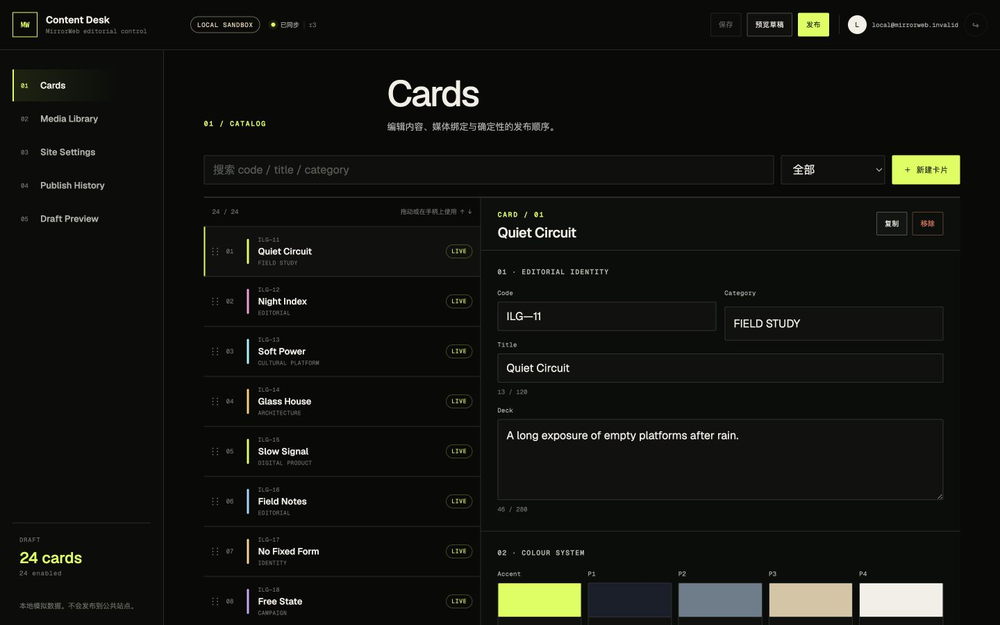
#> input picture evidence/content-admin-v1/admin-desktop.png, 1000 x 625 px, shrunk from 1440 x 900 before the run
$ python measure-layout.py ../../evidence/content-admin-v1/admin-desktop.png
#> lines starting #> are read from the running program, lines starting #| are printed output that depends on the picture; after the words box and inside, x2 and y2 are one past the last pixel; in counts of white or black regions, pixels touching at a corner belong together
#!/usr/bin/env python3
"""
Gutter-structure layout measurement for 1440x900 ILG frames.

Measures the NEGATIVE space (the dark navy void) rather than card blobs. Card
edges are gutter boundaries, which are immune to the video content inside a
card and to the sidewall/rim glow that biased the old AABB detector.

The background void is a near-black navy with R==0 and B ~= 4-6x G. Dark video
content inside a card is either neutral black (B ~= G) or lifted (R > 3), so the
chroma test separates them cleanly.

Usage: measure-layout.py <png> [<png> ...]  -> JSON on stdout
"""
from __future__ import annotations

import json
import sys
from pathlib import Path

import numpy as np
from PIL import Image

# Background void discriminator.
#
# One algorithm, two void presets, because the two sides clear to different
# colours: the Target clears to a navy that ranges ~(0,3,20)..(0,6,32) with a
# darker (0,0,6) toward the frame edge, and this build clears to a black that
# the tone-mapped pipeline lands on exactly (0,0,0). Both presets are declared
# here and the resolved one is echoed into the JSON, so any frame can be
# re-checked with the same instrument.
# bMin/bOverG are deliberately strict. Relaxing them to (4, 1.5) also resolves
# the mid-row right gutter at x=1257..1270 -- symmetric with the left one at
# 169..182, which is the cross-check that the layout is left/right symmetric --
# but it leaks into Free State's very dark video and corrupts that card's
# bottom edge, which is one of the strongest depth observations. Strict wins;
# the right gutter is redundant with the left under proven symmetry.
NAVY_VOID = {"mode": "navy", "rMax": 3, "gMax": 10, "bMin": 13, "bMax": 42, "bOverG": 2.2}
# Relaxed twin, used ONLY to split rows. The Target void darkens to ~(0,0,6)
# near the frame edge, which the strict preset misses, and that costs the whole
# top-row band. Row splitting is a coarse, full-width statistic and tolerates
# the extra leakage; per-card edge tracing does not, so it keeps the strict one.
NAVY_VOID_BANDS = {"mode": "navy-bands", "rMax": 3, "gMax": 10, "bMin": 4, "bMax": 42, "bOverG": 1.5}
BLACK_VOID = {"mode": "black", "rMax": 8, "gMax": 8, "bMin": -1, "bMax": 8, "bOverG": 0.0}
MIN_RUN = 6  # a gutter pixel must belong to a run this long on both axes


# [5 lines left out: function flat_void, not called in this run]


def void_mask(rgb: np.ndarray, void: dict) -> np.ndarray:
    a = rgb.astype(np.int16)
    R, G, B = a[:, :, 0], a[:, :, 1], a[:, :, 2]
    return (
        (R <= void["rMax"])
        & (G <= void["gMax"])
        & (B >= void["bMin"])
        & (B <= void["bMax"])
        & (B >= void["bOverG"] * G)
    )


def pick_void(rgb: np.ndarray) -> tuple[dict, dict]:
    """(edge preset, band/gutter preset) for this frame.

    The relaxed preset is used for BOTH full-width statistics: horizontal row
    bands and vertical gutters. Both require a feature to hold across most of a
    row or column, which a patch of dark video cannot do, so the extra leakage
    is harmless there. Per-card edge tracing walks single columns and is not
    robust to leakage, so it keeps the strict preset.
    """
    # The test is a FRACTION of the frame, not an absolute pixel count.
    #
    # It used to be `navy.sum() >= 20000`, which is ~1.5% of a 1440x900 frame but
    # 8% of a 667x375 one. A small viewport with a perfectly normal amount of
    # void therefore fell through to the black preset, which does not match the
    # navy background at all, and the whole frame read as one solid card: no
    # gutters, no row bands, nothing measurable. 667x375 has 16588 void pixels,
    # which is 6.6% of the frame and 3412 short of the old threshold.
    #
    # This is a detector defect that has silently degraded every small-viewport
    # measurement since F0. Fixing it can only make MORE structure measurable;
    # it does not move any gate threshold.
    navy = void_mask(rgb, NAVY_VOID)
    if navy.sum() >= 0.01 * rgb.shape[0] * rgb.shape[1]:
        return NAVY_VOID, NAVY_VOID_BANDS
    return BLACK_VOID, BLACK_VOID


def runs(flags: np.ndarray) -> list[tuple[int, int]]:
    out: list[tuple[int, int]] = []
    start = None
    for i, v in enumerate(flags):
        if v and start is None:
            start = i
        elif not v and start is not None:
            out.append((start, i - 1))
            start = None
    if start is not None:
        out.append((start, len(flags) - 1))
    return out


def despeckle(mask: np.ndarray, axis: int, min_run: int = MIN_RUN) -> np.ndarray:
    """Drop mask runs shorter than min_run along `axis`."""
    out = mask.copy()
    if axis == 0:  # vertical runs, per column
        for x in range(mask.shape[1]):
            for a, b in runs(mask[:, x]):
                if b - a + 1 < min_run:
                    out[a : b + 1, x] = False
    else:  # horizontal runs, per row
        for y in range(mask.shape[0]):
            for a, b in runs(mask[y, :]):
                if b - a + 1 < min_run:
                    out[y, a : b + 1] = False
    return out


def fit(xs, ys):
    if len(xs) < 8:
        return None
    xs = np.asarray(xs, float)
    ys = np.asarray(ys, float)
    a, b = np.polyfit(xs, ys, 1)
    res = np.abs(ys - (a * xs + b))
    keep = res <= max(2.0, float(np.quantile(res, 0.85)))
    if keep.sum() >= 8:
        a, b = np.polyfit(xs[keep], ys[keep], 1)
    return {
        "slopeDeg": float(np.degrees(np.arctan(a))),
        "yAtX": lambda x: float(a * x + b),
        "a": float(a),
        "b": float(b),
        "median": float(np.median(ys)),
        "n": int(keep.sum()),
    }


def measure(path: Path, void_max: int | None = None,
            mask_override: "np.ndarray | None" = None,
            band_mask_override: "np.ndarray | None" = None) -> dict:
    rgb = np.asarray(Image.open(path).convert("RGB"))
    h, w = rgb.shape[:2]
    if void_max is not None:
        void = band_void = flat_void(void_max)
    else:
        void, band_void = pick_void(rgb)
    # A caller can supply consensus masks built from several frames of the same
    # viewport, which is how video content is kept out of the geometry.
    #
    # There are TWO presets here for a reason -- strict for per-card edge
    # tracing, relaxed for gutters and bands -- so a consensus caller must
    # supply two masks as well. Feeding one relaxed mask to both, which is what
    # a single `mask_override` did, hands edge tracing a mask that calls more
    # pixels void: card edges then truncate and their measured slope goes wrong.
    # That alone turned two passing viewports into edge-yaw failures.
    raw = mask_override if mask_override is not None else void_mask(rgb, void)
    if band_mask_override is not None:
        band_raw = band_mask_override
    elif mask_override is not None:
        band_raw = mask_override
    else:
        band_raw = void_mask(rgb, band_void)
    mv = despeckle(raw, axis=0)             # per-card edge tracing: strict
    mg = despeckle(band_raw, axis=0)        # vertical gutters: relaxed
    mh = despeckle(band_raw, axis=1)        # row bands: relaxed

    # ---- horizontal gutter bands (row separators) -------------------------
    hcov = mh.mean(axis=1)
    hbands = [(a, b) for a, b in runs(hcov >= 0.5) if b - a + 1 >= 4]

    # ---- row extents: the card bands between horizontal gutter bands ------
    # A clipped top or bottom row can be a thin sliver, so the minimum span is
    # small; 18 px is still far wider than any gutter this detector reports.
    row_spans = []
    prev = -1
    for a, b in hbands:
        if a - prev > 18:
            row_spans.append((prev + 1, a - 1))
        prev = b
    if h - prev > 18:
        row_spans.append((prev + 1, h - 1))

    rows = []
    for ry0, ry1 in row_spans:
        seed = (ry0 + ry1) // 2
        # vertical gutters, measured across the middle 60% of the row band so
        # rounded corners cannot open a false gutter.
        q0 = ry0 + int((ry1 - ry0) * 0.20)
        q1 = ry1 - int((ry1 - ry0) * 0.20)
        vcov = mg[q0 : q1 + 1, :].mean(axis=0)
        vg = [(a, b) for a, b in runs(vcov >= 0.85) if b - a + 1 >= 3]

        card_spans = []
        prev = -1
        for a, b in vg:
            if a - prev > 60:
                card_spans.append((prev + 1, a - 1))
            prev = b
        if w - prev > 60:
            card_spans.append((prev + 1, w - 1))

        cards = []
        for x0, x1 in card_spans:
            span = x1 - x0
            ix0 = max(x0 + int(span * 0.20), 0)
            ix1 = min(x1 - int(span * 0.20), w - 1)
            txs, tys, bxs, bys = [], [], [], []
            for x in range(ix0, ix1 + 1):
                if mv[seed, x]:
                    continue
                y = seed
                while y > 0 and not mv[y - 1, x]:
                    y -= 1
                top = y
                y = seed
                while y < h - 1 and not mv[y + 1, x]:
                    y += 1
                bot = y
                if top > 0:
                    txs.append(x)
                    tys.append(top)
                if bot < h - 1:
                    bxs.append(x)
                    bys.append(bot)
            top_fit = fit(txs, tys)
            bot_fit = fit(bxs, bys)
            cx = (x0 + x1) / 2
            entry = {
                "x0": int(x0),
                "x1": int(x1),
                "w": int(x1 - x0 + 1),
                "cx": float(cx),
                "clipped": {
                    "left": bool(x0 <= 0),
                    "right": bool(x1 >= w - 1),
                    "top": bool(ry0 <= 0),
                    "bottom": bool(ry1 >= h - 1),
                },
            }
            for key, f in (("topEdge", top_fit), ("bottomEdge", bot_fit)):
                if f is None:
                    entry[key] = None
                else:
                    entry[key] = {
                        "slopeDeg": round(f["slopeDeg"], 3),
                        "yAtCx": round(f["a"] * cx + f["b"], 2),
                        "median": round(f["median"], 2),
                        "samples": f["n"],
                    }
            if entry["topEdge"] and entry["bottomEdge"]:
                entry["h"] = round(entry["bottomEdge"]["yAtCx"] - entry["topEdge"]["yAtCx"] + 1, 2)
                entry["cy"] = round((entry["bottomEdge"]["yAtCx"] + entry["topEdge"]["yAtCx"]) / 2, 2)
                entry["aspect"] = round(entry["w"] / entry["h"], 4)
            cards.append(entry)

        rows.append(
            {
                "y0": int(ry0),
                "y1": int(ry1),
                "clippedTop": bool(ry0 <= 0),
                "clippedBottom": bool(ry1 >= h - 1),
                "verticalGutters": [
                    {"x0": int(a), "x1": int(b), "width": int(b - a + 1), "center": float((a + b) / 2)}
                    for a, b in vg
                ],
                "cards": cards,
            }
        )

    return {
        "file": str(path),
        "size": {"w": int(w), "h": int(h)},
        "voidMask": ({"mode": "consensus"} if mask_override is not None else void),
        "bandVoidMask": band_void,
        "horizontalGutterBands": [
            {"y0": int(a), "y1": int(b), "height": int(b - a + 1), "center": float((a + b) / 2)}
            for a, b in hbands
        ],
        "rows": rows,
    }


if __name__ == "__main__":
    args = sys.argv[1:]
    vm = None
    files = []
    for a in args:
        if a.startswith("--void-max="):
            vm = int(a.split("=", 1)[1])
        else:
            files.append(a)
    out = [measure(Path(p), vm) for p in files]
#> in measure, rgb is the input picture: shape (625, 1000, 3); mean R, G, B 19.1, 19.8, 15.9
#> in void_mask, `R, G, B = a[:, :, 0], a[:, :, 1], a[:, :, 2]`:
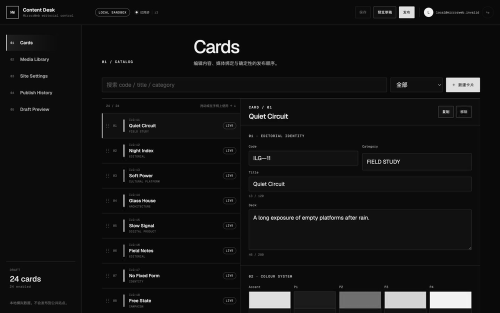
#> R: shape (625, 1000) int16 (shown at 1/2 size); min 0, max 255, mean 19.1
#> in void_mask, `R, G, B = a[:, :, 0], a[:, :, 1], a[:, :, 2]`:
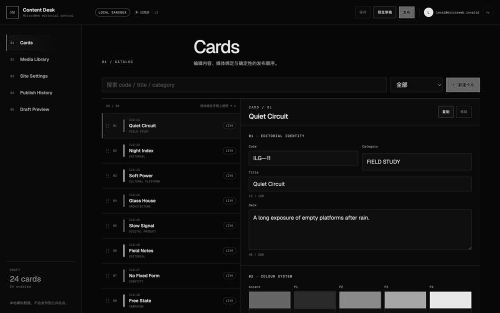
#> B: shape (625, 1000) int16 (shown at 1/2 size); min 0, max 255, mean 15.9
#> in void_mask, `return ( (R <= void["rMax"]) & (G <= void["gMax"]) & (B >= void["bMin"..`:
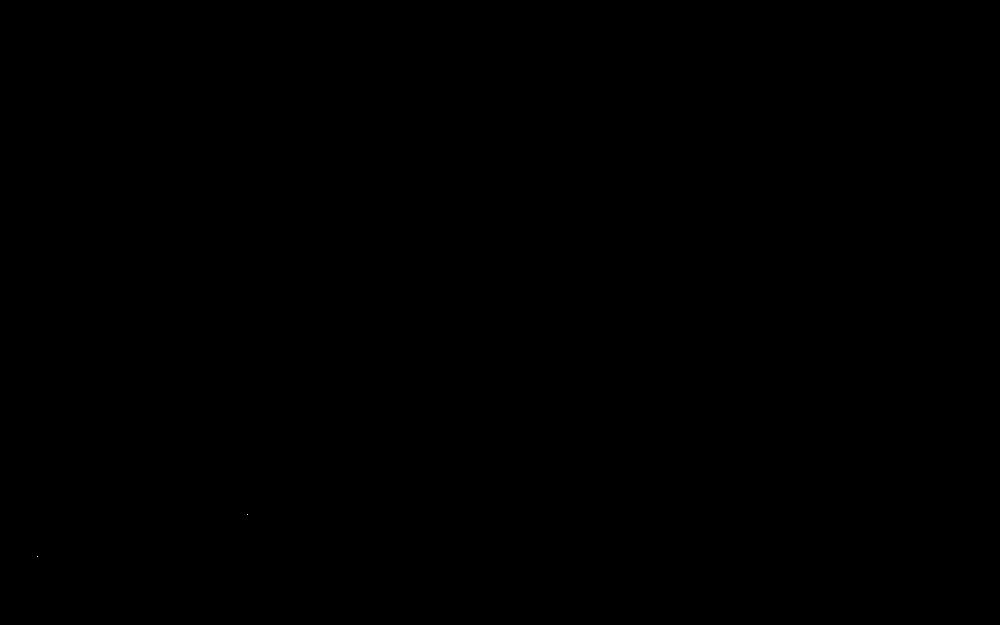
#> returned value: shape (625, 1000) bool; 0% white in thin lines or dots, all inside (x1, y1, x2, y2) = (37, 514, 248, 557)
#> in measure, `void, band_void = pick_void(rgb)`: void = {'mode': 'black', 'rMax': 8, 'gMax': 8, 'bMin': -1, 'bMax': 8, 'bOverG': 0}; band_void has the same summary as void
#> in void_mask (call 2), `return ( (R <= void["rMax"]) & (G <= void["gMax"]) & (B >= void["bMin"..`:
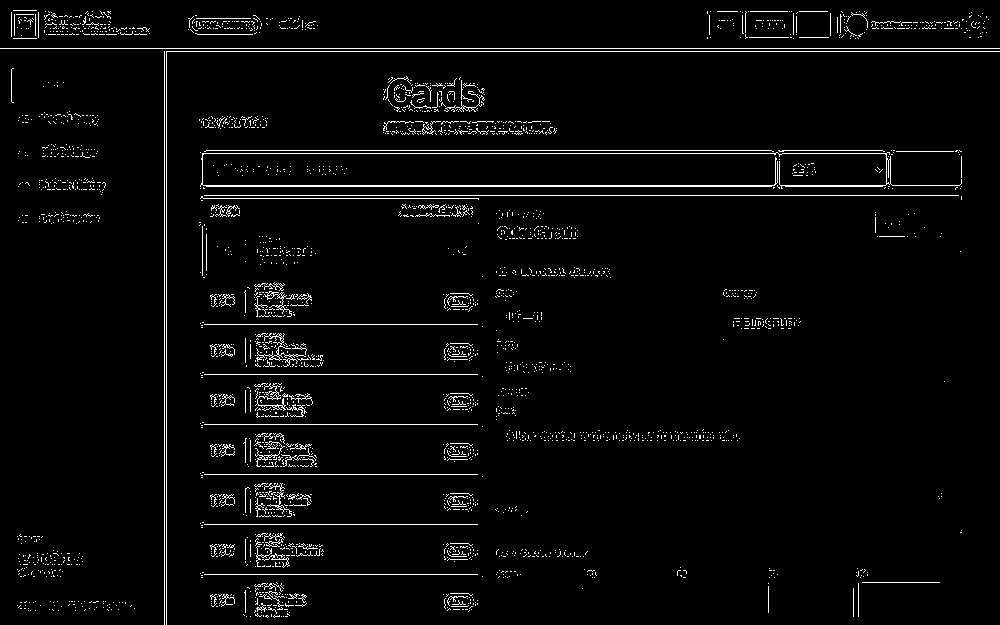
#> returned value: shape (625, 1000) bool; 3.2% white in thin lines or dots
#> after the loop in despeckle, `for x in range(mask.shape[1]):`:
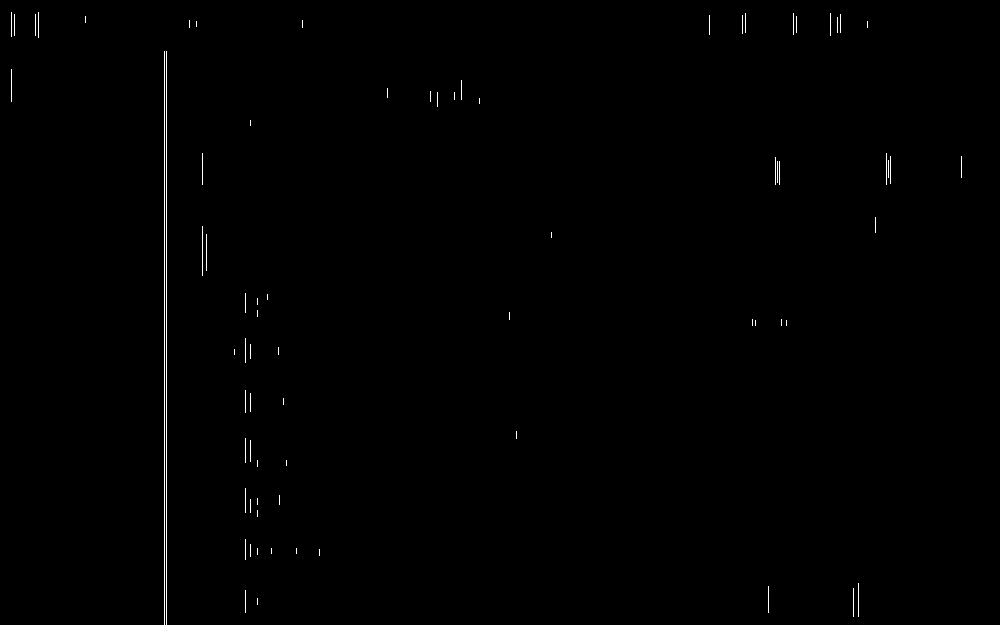
#> out: shape (625, 1000) bool; 0.38% white in thin lines or dots
#> call 3 of despeckle, with axis = 1, min_run = 6
#> after the loop in despeckle (call 3), `for y in range(mask.shape[0]):`:
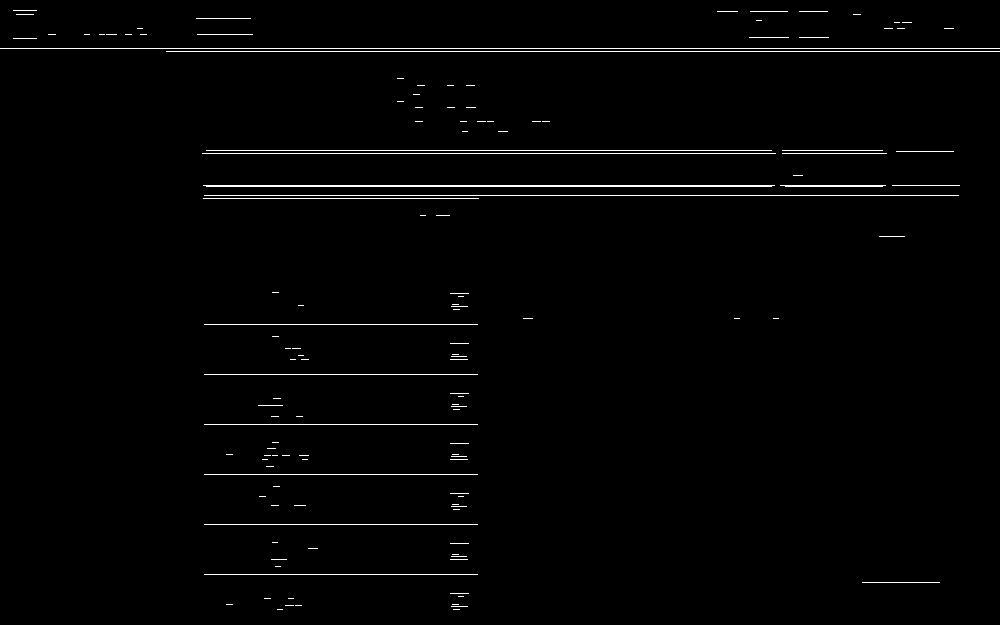
#> out: shape (625, 1000) bool; 1.4% white in thin lines or dots
#> in measure, `hcov = mh.mean(axis=1)`: hcov = 625 values, max 1 at index 48, min 0 at index 0, mean 0.014
#> in measure, `hbands = [(a, b) for a, b in runs(hcov >= 0.5) if b - a + 1 >= 4]`: hbands = []
#> the loop in measure, `for ry0, ry1 in row_spans:` made 1 pass
#> (ry0, ry1, seed, q0, q1) on pass 1: (0, 624, 312, 124, 500)
#> after the loop in measure, `for ry0, ry1 in row_spans:`: rows = 1 item
#> out = 1 item
    print(json.dumps(out if len(out) > 1 else out[0], indent=2))
#> (printed output is left out)

$ run again, on evidence/content-admin-v1/admin-mobile.png
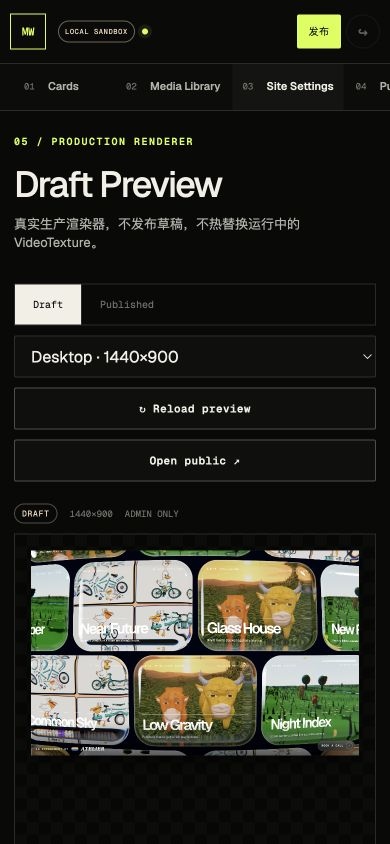
#> input picture evidence/content-admin-v1/admin-mobile.png, 390 x 844 px
#> in measure, rgb is the input picture: shape (844, 390, 3); mean R, G, B 42.3, 42.9, 35.6
#> in void_mask, `return ( (R <= void["rMax"]) & (G <= void["gMax"]) & (B >= void["bMin"..`:
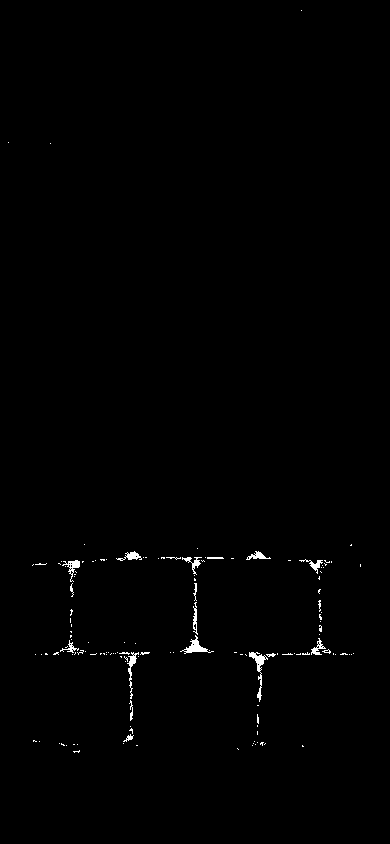
#> returned value: shape (844, 390) bool; 0.61% white; 140 white regions (122 under 20 px), largest, box (x1, y1, x2, y2) and area: (249, 652, 268, 702) 222, (180, 635, 214, 654) 188, (127, 652, 139, 699) 144
#> void = {'mode': 'black', 'rMax': 8, 'gMax': 8, 'bMin': -1, 'bMax': 8, 'bOverG': 0}; band_void has the same summary as void
#> after the loop in despeckle (call 3), `for y in range(mask.shape[0]):`:
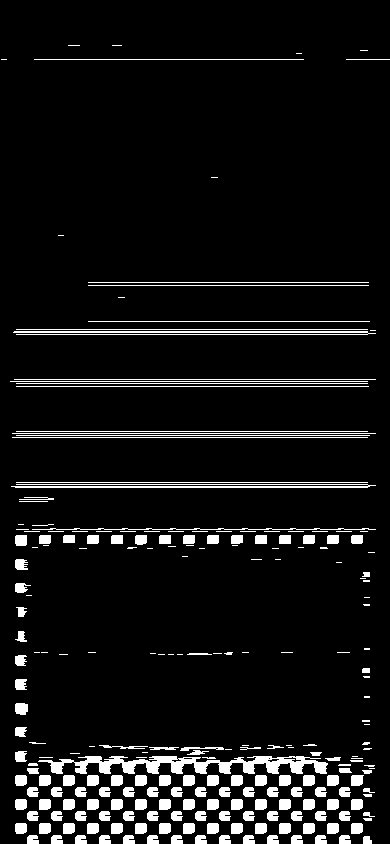
#> out: shape (844, 390) bool; 7.4% white; 239 white regions (80 under 20 px), largest, box (x1, y1, x2, y2) and area: (38, 756, 328, 774) 2731, (11, 484, 376, 488) 1072, (13, 331, 376, 335) 1069
#> hcov = 844 values, max 0.933 at index 433, min 0 at index 0, mean 0.0738
#> hbands = [(760, 763)]
#> the loop in measure, `for a, b in hbands:` made 1 pass
#> (a, b, prev) on pass 1: (760, 763, 763)
#> after the loop in measure, `for a, b in hbands:`: row_spans = [(0, 759)]
#> the loop in measure, `for ry0, ry1 in row_spans:` made 2 passes
#> (ry0, ry1, seed, q0, q1) on passes 1 to 2: (0, 759, 379, 151, 608), (764, 843, 803, 779, 828)
#> after the loop in measure, `for ry0, ry1 in row_spans:`: rows = 2 items
#> `out = [measure(Path(p), vm) for p in files]`: out = 1 item
#> (printed output is left out)
